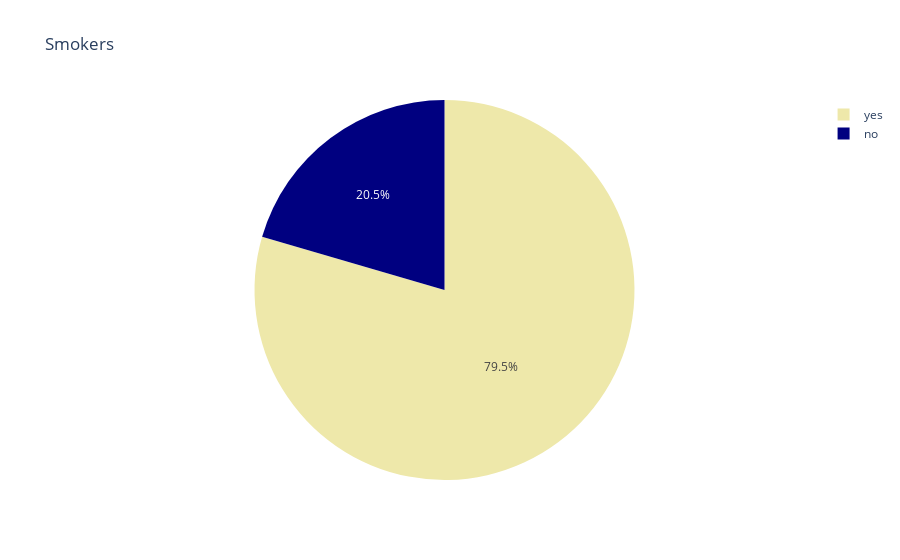

The code cell stored with this chart in its notebook:
### Code cell
smoker_name=Insurance.smoker.unique()
smoker_value=Insurance.smoker.value_counts()
px.pie(values=smoker_value,names=smoker_name,title='Smokers',color_discrete_sequence=['palegoldenrod','navy'])

### Figure 1 — Plotly figure (JSON) as saved in the notebook; plotly's stock layout.template omitted (floating-point values rounded to 4 significant figures)
{"data": [{"domain": {"x": [0, 1], "y": [0, 1]}, "hovertemplate": "label=%{label}<br>value=%{value}<extra></extra>", "labels": ["yes", "no"], "legendgroup": "", "name": "", "showlegend": true, "type": "pie", "values": [1064, 274]}], "layout": {"legend": {"tracegroupgap": 0}, "piecolorway": ["palegoldenrod", "navy"], "title": {"text": "Smokers"}}}
